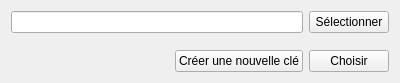
<?xml version="1.0" encoding="UTF-8"?>
<ui version="4.0">
 <class>ChooseKey</class>
 <widget class="QWidget" name="ChooseKey">
  <property name="geometry">
   <rect>
    <x>0</x>
    <y>0</y>
    <width>400</width>
    <height>83</height>
   </rect>
  </property>
  <property name="windowTitle">
   <string>Sélectionner une clé</string>
  </property>
  <layout class="QVBoxLayout" name="verticalLayout">
   <item>
    <layout class="QHBoxLayout" name="horizontalLayout_2">
     <item>
      <widget class="QLineEdit" name="key"/>
     </item>
     <item>
      <widget class="QPushButton" name="select">
       <property name="text">
        <string>Sélectionner</string>
       </property>
      </widget>
     </item>
    </layout>
   </item>
   <item>
    <spacer name="verticalSpacer">
     <property name="orientation">
      <enum>Qt::Vertical</enum>
     </property>
     <property name="sizeHint" stdset="0">
      <size>
       <width>20</width>
       <height>40</height>
      </size>
     </property>
    </spacer>
   </item>
   <item>
    <layout class="QHBoxLayout" name="horizontalLayout">
     <item>
      <spacer name="horizontalSpacer">
       <property name="orientation">
        <enum>Qt::Horizontal</enum>
       </property>
       <property name="sizeHint" stdset="0">
        <size>
         <width>40</width>
         <height>20</height>
        </size>
       </property>
      </spacer>
     </item>
     <item>
      <widget class="QPushButton" name="newKey">
       <property name="text">
        <string>Créer une nouvelle clé</string>
       </property>
      </widget>
     </item>
     <item>
      <widget class="QPushButton" name="choose">
       <property name="text">
        <string>Choisir</string>
       </property>
      </widget>
     </item>
    </layout>
   </item>
  </layout>
 </widget>
 <resources/>
 <connections/>
</ui>
